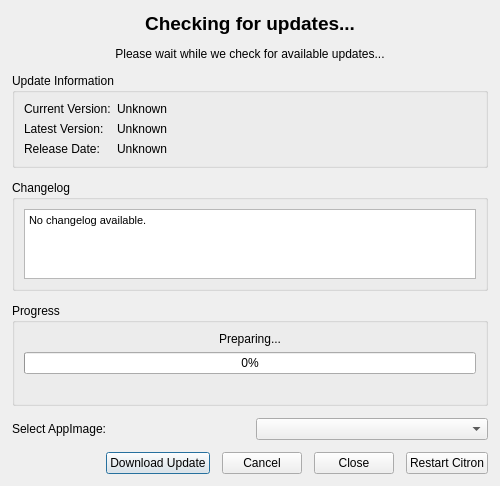
<?xml version="1.0" encoding="UTF-8"?>
<ui version="4.0">
 <class>UpdaterDialog</class>
 <widget class="QDialog" name="UpdaterDialog">
  <property name="geometry">
   <rect>
    <x>0</x>
    <y>0</y>
    <width>500</width>
    <height>400</height>
   </rect>
  </property>
  <property name="windowTitle">
   <string>Citron Updater</string>
  </property>
  <property name="windowIcon">
   <iconset>
    <normaloff>:/icons/default/citron.ico</normaloff>:/icons/default/citron.ico</iconset>
  </property>
  <property name="modal">
   <bool>false</bool>
  </property>
  <layout class="QVBoxLayout" name="verticalLayout">
   <property name="margin">
    <number>12</number>
   </property>
   <property name="spacing">
    <number>12</number>
   </property>
   <item>
    <widget class="QLabel" name="titleLabel">
     <property name="text">
      <string>Checking for updates...</string>
     </property>
     <property name="alignment">
      <set>Qt::AlignCenter</set>
     </property>
     <property name="font">
      <font>
       <pointsize>14</pointsize>
       <weight>75</weight>
       <bold>true</bold>
      </font>
     </property>
    </widget>
   </item>
   <item>
    <widget class="QLabel" name="statusLabel">
     <property name="text">
      <string>Please wait while we check for available updates...</string>
     </property>
     <property name="alignment">
      <set>Qt::AlignCenter</set>
     </property>
     <property name="wordWrap">
      <bool>true</bool>
     </property>
    </widget>
   </item>
   <item>
    <widget class="QGroupBox" name="updateInfoGroup">
     <property name="title">
      <string>Update Information</string>
     </property>
     <property name="visible">
      <bool>false</bool>
     </property>
     <layout class="QFormLayout" name="formLayout">
      <item row="0" column="0">
       <widget class="QLabel" name="currentVersionLabel">
        <property name="text">
         <string>Current Version:</string>
        </property>
       </widget>
      </item>
      <item row="0" column="1">
       <widget class="QLabel" name="currentVersionValue">
        <property name="text">
         <string>Unknown</string>
        </property>
       </widget>
      </item>
      <item row="1" column="0">
       <widget class="QLabel" name="latestVersionLabel">
        <property name="text">
         <string>Latest Version:</string>
        </property>
       </widget>
      </item>
      <item row="1" column="1">
       <widget class="QLabel" name="latestVersionValue">
        <property name="text">
         <string>Unknown</string>
        </property>
       </widget>
      </item>
      <item row="2" column="0">
       <widget class="QLabel" name="releaseDateLabel">
        <property name="text">
         <string>Release Date:</string>
        </property>
       </widget>
      </item>
      <item row="2" column="1">
       <widget class="QLabel" name="releaseDateValue">
        <property name="text">
         <string>Unknown</string>
        </property>
       </widget>
      </item>
     </layout>
    </widget>
   </item>
   <item>
    <widget class="QGroupBox" name="changelogGroup">
     <property name="title">
      <string>Changelog</string>
     </property>
     <property name="visible">
      <bool>false</bool>
     </property>
     <layout class="QVBoxLayout" name="changelogLayout">
      <item>
        <widget class="QTextBrowser" name="changelogText">
        <property name="html">
         <string>&lt;!DOCTYPE HTML PUBLIC &quot;-//W3C//DTD HTML 4.0//EN&quot; &quot;http://www.w3.org/TR/REC-html40/strict.dtd&quot;&gt;
&lt;html&gt;&lt;head&gt;&lt;meta name=&quot;qrichtext&quot; content=&quot;1&quot; /&gt;&lt;style type=&quot;text/css&quot;&gt;
p, li { white-space: pre-wrap; }
&lt;/style&gt;&lt;/head&gt;&lt;body style=&quot; font-family:'MS Shell Dlg 2'; font-size:8.25pt; font-weight:400; font-style:normal;&quot;&gt;
&lt;p style=&quot; margin-top:0px; margin-bottom:0px; margin-left:0px; margin-right:0px; -qt-block-indent:0; text-indent:0px;&quot;&gt;No changelog available.&lt;/p&gt;&lt;/body&gt;&lt;/html&gt;</string>
        </property>
       </widget>
      </item>
     </layout>
    </widget>
   </item>
   <item>
    <widget class="QGroupBox" name="progressGroup">
     <property name="title">
      <string>Progress</string>
     </property>
     <property name="visible">
      <bool>false</bool>
     </property>
     <layout class="QVBoxLayout" name="progressLayout">
      <item>
       <widget class="QLabel" name="progressLabel">
        <property name="text">
         <string>Preparing...</string>
        </property>
        <property name="alignment">
         <set>Qt::AlignCenter</set>
        </property>
       </widget>
      </item>
      <item>
       <widget class="QProgressBar" name="progressBar">
        <property name="value">
         <number>0</number>
        </property>
        <property name="textVisible">
         <bool>true</bool>
        </property>
       </widget>
      </item>
      <item>
       <widget class="QLabel" name="downloadInfoLabel">
        <property name="text">
         <string></string>
        </property>
        <property name="alignment">
         <set>Qt::AlignCenter</set>
        </property>
       </widget>
      </item>
     </layout>
    </widget>
   </item>
   <item>
    <spacer name="verticalSpacer">
     <property name="orientation">
      <enum>Qt::Vertical</enum>
     </property>
     <property name="sizeHint" stdset="0">
      <size>
       <width>20</width>
       <height>40</height>
      </size>
     </property>
    </spacer>
   </item>
   <item>
    <layout class="QHBoxLayout" name="appImageSelectorLayout">
     <item>
      <widget class="QLabel" name="appImageSelectorLabel">
       <property name="text">
        <string>Select AppImage:</string>
       </property>
      </widget>
     </item>
     <item>
      <widget class="QComboBox" name="appImageSelector"/>
     </item>
    </layout>
   </item>
   <item>
    <layout class="QHBoxLayout" name="buttonLayout">
     <item>
      <spacer name="horizontalSpacer">
       <property name="orientation">
        <enum>Qt::Horizontal</enum>
       </property>
       <property name="sizeHint" stdset="0">
        <size>
         <width>40</width>
         <height>20</height>
        </size>
       </property>
      </spacer>
     </item>
     <item>
      <widget class="QPushButton" name="downloadButton">
       <property name="text">
        <string>Download Update</string>
       </property>
       <property name="visible">
        <bool>false</bool>
       </property>
      </widget>
     </item>
     <item>
      <widget class="QPushButton" name="cancelButton">
       <property name="text">
        <string>Cancel</string>
       </property>
      </widget>
     </item>
     <item>
      <widget class="QPushButton" name="closeButton">
       <property name="text">
        <string>Close</string>
       </property>
       <property name="visible">
        <bool>false</bool>
       </property>
      </widget>
     </item>
     <item>
      <widget class="QPushButton" name="restartButton">
       <property name="text">
        <string>Restart Citron</string>
       </property>
       <property name="visible">
        <bool>false</bool>
       </property>
      </widget>
     </item>
    </layout>
   </item>
  </layout>
 </widget>
 <resources/>
 <connections/>
</ui>
